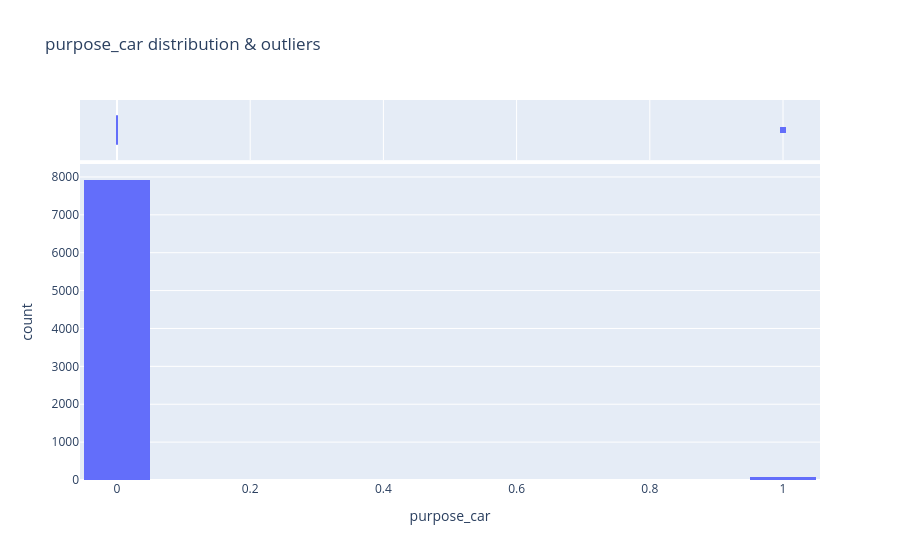
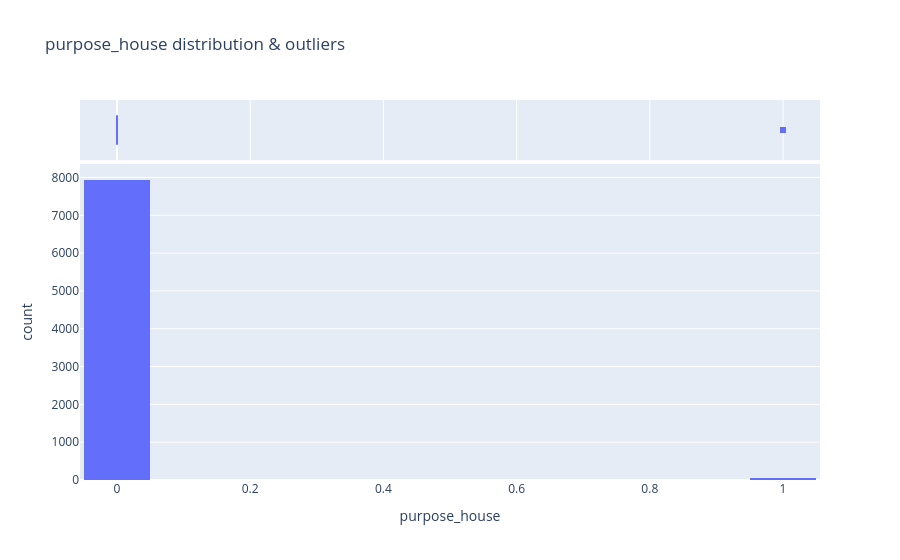
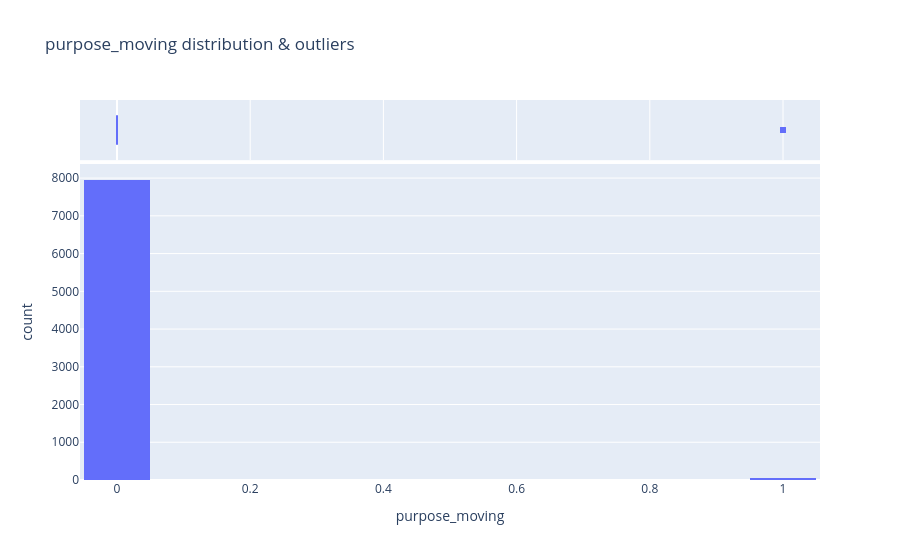
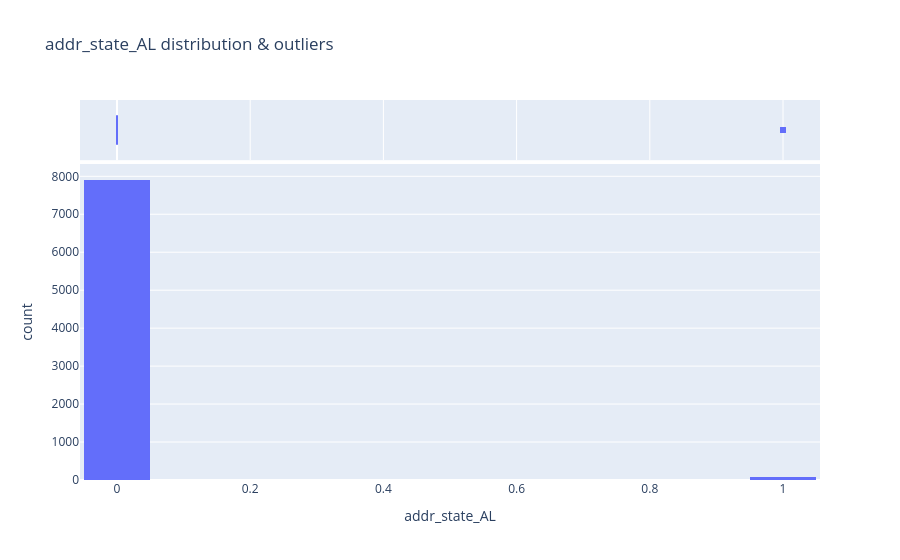

Source (notebook cell) for these figures, in order:
### Markdown cell above
Now lets look at the selected variables and look for skew or normalisation / scaling that needs to be performed.

### Code cell
import plotly.express as px
import pandas as pd

cols_to_plot = [
    'purpose_car', 'purpose_house', 'purpose_moving', 
    'addr_state_AL', 'addr_state_CO', 'addr_state_CT', 
    'addr_state_IL', 'addr_state_LA', 'addr_state_MA', 
    'addr_state_WI', 'addr_state_WV', 'int_rate', 
    'chargeoff_within_12_mths', 'issue_d_year'
]

for col in cols_to_plot:
    if str(X_train_prep_df[col].dtype) in ['int64','float64']:  
        fig = px.histogram(
            X_train_prep_df, 
            x=col, 
            marginal="box", 
            nbins=20,
            title=f"{col} distribution & outliers"
        )
    else:  # binary / one-hot
        fig = px.bar(
            X_train_prep_df[col].value_counts().reset_index(), 
            x='index', y=col, 
            title=f"{col} count distribution"
        )
    fig.show()

### Figure 1 — Plotly figure (JSON) as saved in the notebook; plotly's stock layout.template omitted (floating-point values rounded to 4 significant figures; data arrays with more than 128 entries replaced by an {"elided": "..."} marker saying what was removed)
{"data": [{"bingroup": "x", "hovertemplate": "purpose_car=%{x}<br>count=%{y}<extra></extra>", "legendgroup": "", "marker": {"color": "#636efa", "pattern": {"shape": ""}}, "name": "", "nbinsx": 20, "orientation": "v", "showlegend": false, "type": "histogram", "x": {"elided": "8000 float values"}, "xaxis": "x", "yaxis": "y"}, {"hovertemplate": "purpose_car=%{x}<extra></extra>", "legendgroup": "", "marker": {"color": "#636efa"}, "name": "", "notched": true, "showlegend": false, "type": "box", "x": {"elided": "8000 float values"}, "xaxis": "x2", "yaxis": "y2"}], "layout": {"barmode": "relative", "legend": {"tracegroupgap": 0}, "title": {"text": "purpose_car distribution & outliers"}, "xaxis": {"anchor": "y", "domain": [0, 1], "title": {"text": "purpose_car"}}, "xaxis2": {"anchor": "y2", "domain": [0, 1], "matches": "x", "showgrid": true, "showticklabels": false}, "yaxis": {"anchor": "x", "domain": [0, 0.8316], "title": {"text": "count"}}, "yaxis2": {"anchor": "x2", "domain": [0.8416, 1], "matches": "y2", "showgrid": false, "showline": false, "showticklabels": false, "ticks": ""}}}

### Figure 2 — Plotly figure (JSON) as saved in the notebook; plotly's stock layout.template omitted (floating-point values rounded to 4 significant figures; data arrays with more than 128 entries replaced by an {"elided": "..."} marker saying what was removed)
{"data": [{"bingroup": "x", "hovertemplate": "purpose_house=%{x}<br>count=%{y}<extra></extra>", "legendgroup": "", "marker": {"color": "#636efa", "pattern": {"shape": ""}}, "name": "", "nbinsx": 20, "orientation": "v", "showlegend": false, "type": "histogram", "x": {"elided": "8000 float values"}, "xaxis": "x", "yaxis": "y"}, {"hovertemplate": "purpose_house=%{x}<extra></extra>", "legendgroup": "", "marker": {"color": "#636efa"}, "name": "", "notched": true, "showlegend": false, "type": "box", "x": {"elided": "8000 float values"}, "xaxis": "x2", "yaxis": "y2"}], "layout": {"barmode": "relative", "legend": {"tracegroupgap": 0}, "title": {"text": "purpose_house distribution & outliers"}, "xaxis": {"anchor": "y", "domain": [0, 1], "title": {"text": "purpose_house"}}, "xaxis2": {"anchor": "y2", "domain": [0, 1], "matches": "x", "showgrid": true, "showticklabels": false}, "yaxis": {"anchor": "x", "domain": [0, 0.8316], "title": {"text": "count"}}, "yaxis2": {"anchor": "x2", "domain": [0.8416, 1], "matches": "y2", "showgrid": false, "showline": false, "showticklabels": false, "ticks": ""}}}

### Figure 3 — Plotly figure (JSON) as saved in the notebook; plotly's stock layout.template omitted (floating-point values rounded to 4 significant figures; data arrays with more than 128 entries replaced by an {"elided": "..."} marker saying what was removed)
{"data": [{"bingroup": "x", "hovertemplate": "purpose_moving=%{x}<br>count=%{y}<extra></extra>", "legendgroup": "", "marker": {"color": "#636efa", "pattern": {"shape": ""}}, "name": "", "nbinsx": 20, "orientation": "v", "showlegend": false, "type": "histogram", "x": {"elided": "8000 float values"}, "xaxis": "x", "yaxis": "y"}, {"hovertemplate": "purpose_moving=%{x}<extra></extra>", "legendgroup": "", "marker": {"color": "#636efa"}, "name": "", "notched": true, "showlegend": false, "type": "box", "x": {"elided": "8000 float values"}, "xaxis": "x2", "yaxis": "y2"}], "layout": {"barmode": "relative", "legend": {"tracegroupgap": 0}, "title": {"text": "purpose_moving distribution & outliers"}, "xaxis": {"anchor": "y", "domain": [0, 1], "title": {"text": "purpose_moving"}}, "xaxis2": {"anchor": "y2", "domain": [0, 1], "matches": "x", "showgrid": true, "showticklabels": false}, "yaxis": {"anchor": "x", "domain": [0, 0.8316], "title": {"text": "count"}}, "yaxis2": {"anchor": "x2", "domain": [0.8416, 1], "matches": "y2", "showgrid": false, "showline": false, "showticklabels": false, "ticks": ""}}}

### Figure 4 — Plotly figure (JSON) as saved in the notebook; plotly's stock layout.template omitted (floating-point values rounded to 4 significant figures; data arrays with more than 128 entries replaced by an {"elided": "..."} marker saying what was removed)
{"data": [{"bingroup": "x", "hovertemplate": "addr_state_AL=%{x}<br>count=%{y}<extra></extra>", "legendgroup": "", "marker": {"color": "#636efa", "pattern": {"shape": ""}}, "name": "", "nbinsx": 20, "orientation": "v", "showlegend": false, "type": "histogram", "x": {"elided": "8000 float values"}, "xaxis": "x", "yaxis": "y"}, {"hovertemplate": "addr_state_AL=%{x}<extra></extra>", "legendgroup": "", "marker": {"color": "#636efa"}, "name": "", "notched": true, "showlegend": false, "type": "box", "x": {"elided": "8000 float values"}, "xaxis": "x2", "yaxis": "y2"}], "layout": {"barmode": "relative", "legend": {"tracegroupgap": 0}, "title": {"text": "addr_state_AL distribution & outliers"}, "xaxis": {"anchor": "y", "domain": [0, 1], "title": {"text": "addr_state_AL"}}, "xaxis2": {"anchor": "y2", "domain": [0, 1], "matches": "x", "showgrid": true, "showticklabels": false}, "yaxis": {"anchor": "x", "domain": [0, 0.8316], "title": {"text": "count"}}, "yaxis2": {"anchor": "x2", "domain": [0.8416, 1], "matches": "y2", "showgrid": false, "showline": false, "showticklabels": false, "ticks": ""}}}
